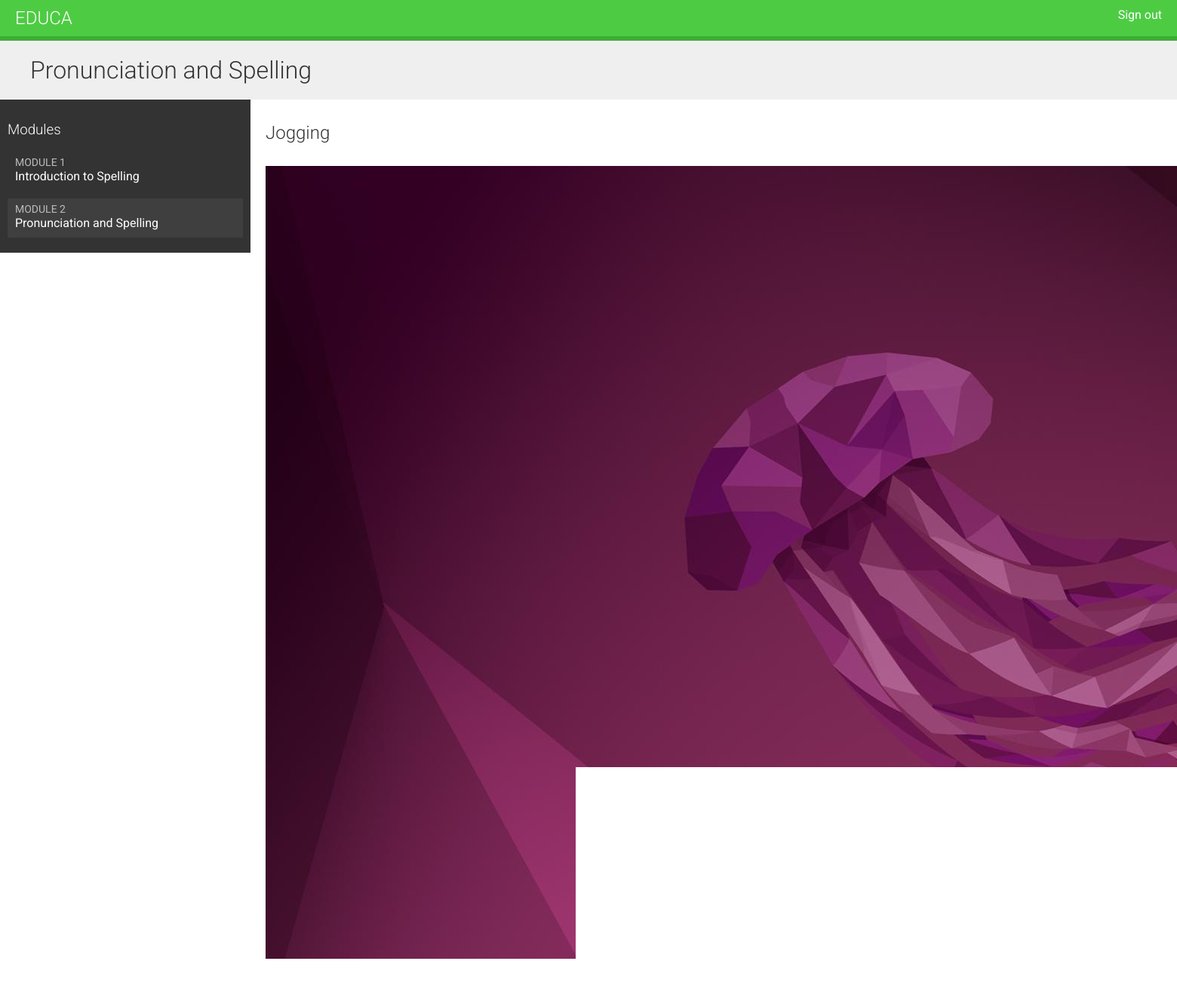
The page /students/course/6/7/ (signed in) on the database its author committed.
### courses/models.py (models this page shows, shortened)
class Module(models.Model):
    course = models.ForeignKey(Course,
                               related_name='modules',
                               on_delete=models.CASCADE)
    title = models.CharField(max_length=200)
    description = models.TextField(blank=True)
    order = OrderField(blank=True, for_fields=['course'])
    class Meta:
        ordering = ['order']

class Content(models.Model):
    module = models.ForeignKey(Module,
                               related_name='contents',
                               on_delete=models.CASCADE)
    content_type = models.ForeignKey(ContentType,
                                     on_delete=models.CASCADE,
                                     limit_choices_to={'model__in': (
                                         'text',
                                         'video',
                                         'image',
                                         'file'
                                     )})
    object_id = models.PositiveIntegerField()
    item = GenericForeignKey('content_type', 'object_id')
    order = OrderField(blank=True, for_fields=['module'])
    class Meta:
        ordering = ['order']

class ItemBase(models.Model):
    owner = models.ForeignKey(User,
                              related_name='%(class)s_related',
                              on_delete=models.CASCADE)
    title = models.CharField(max_length=250)
    created = models.DateTimeField(auto_now_add=True)
    updated = models.DateTimeField(auto_now=True)
    class Meta:
        abstract = True
    def render(self):
        return render_to_string(
            f'courses/content/{self._meta.model_name}.html',
            {'item': self})

class Image(ItemBase):
    file = models.FileField(upload_to='images')

### students/views.py (the view)
class StudentCourseDetailView(DetailView):
    model = Course
    template_name = 'students/course/detail.html'
    def get_queryset(self):
        qs = super().get_queryset()
        return qs.filter(students__in=[self.request.user])
    def get_context_data(self, **kwargs):
        context = super().get_context_data(**kwargs)
        course = self.get_object()
        if 'module_id' in self.kwargs:
            context['module'] = course.modules.get(
                id=self.kwargs['module_id'])
        else:
            context['module'] = course.modules.all()[0]
        return context

### students/templates/students/course/detail.html (shortened to what this page needs)
{% extends "base.html" %}
{% block content %}
    <h1>
        {{ module.title }}
    </h1>
    <div class="contents">
        <h3>Modules</h3>
        <ul id="modules">
            {% for m in object.modules.all %}
            <li data-id="{{ m.id }}" {% if m == module %}
            class="selected"{% endif %}>
                <a href="{% url "student_course_detail_module" object.id m.id %}">
                <span>
                    Module <span class="order">{{ m.order|add:1 }}</span>
                </span>
                <br>
                    {{ m.title }}
                </a>
            </li>
            {% empty %}
                <li>No modules yet.</li>
            {% endfor %}
        </ul>
    </div>
    <div class="module">
        {% for content in module.contents.all %}
            {% with item=content.item %}
                <h2>{{ item.title }}</h2>
                {{ item.render }}
            {% endwith %}
        {% endfor %}
    </div>
{% endblock %}

### courses/templates/courses/content/image.html
<p><img src="{{ item.file.url }}" alt="{{ item.title }}"></p>

### courses/static/css/base.css (style rules this page uses)
body { margin:0; font-family:'Roboto', sans-serif; font-weight:400; color:#333; }
a { color:#3fad37; text-decoration:none; }
ul { float:left; }
h1, h2, h3, h4, h5, h6 { font-family:'Roboto', sans-serif; font-weight:300; }
h1 { background:#efefef; width:100%; overflow:auto; padding:20px 0 20px 40px; margin:0; }
.module { padding:10px 20px; float:left; width:600px; }
.module p { margin:10px 0 20px; width:100%; float:left; }
.contents { width:20%; padding:10px; float:left; background:#333; color: #fff; font-family:'Roboto', sans-serif; }
.contents ul { list-style:none; margin:0; padding:0; width:100%; }
.contents ul li { margin:0 0 10px 0; padding:4px 10px 10px; overflow:auto; cursor:move; }
.contents ul li.selected { background:#3f3f3f; }
.contents ul span { text-transform:uppercase; color:#bbb; font-size:14px; }
.contents ul a { display:block; color:#fff; text-decoration:none; }

### rows shown on the page
Module: title "Pronunciation and Spelling", order|add "2"
Module: order|add "1", title "Introduction to Spelling"
Content: item "Jogging", item.file (picture)
